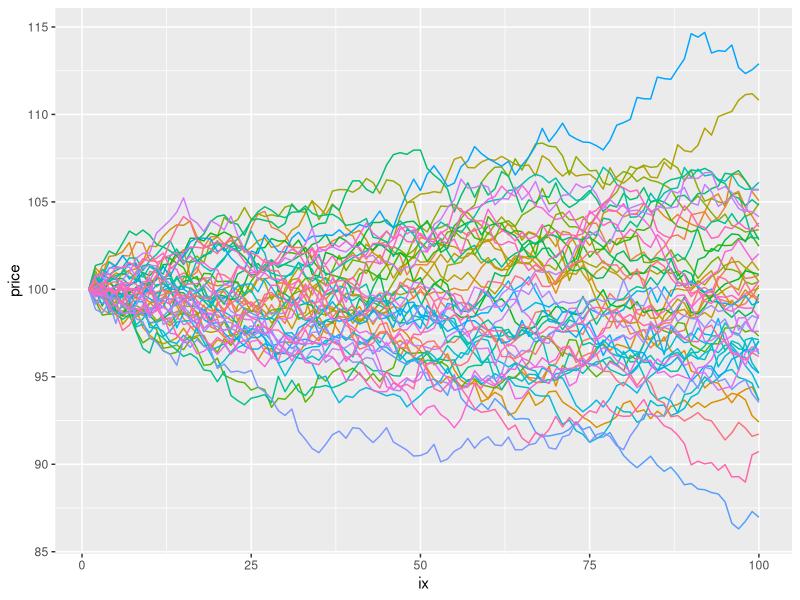
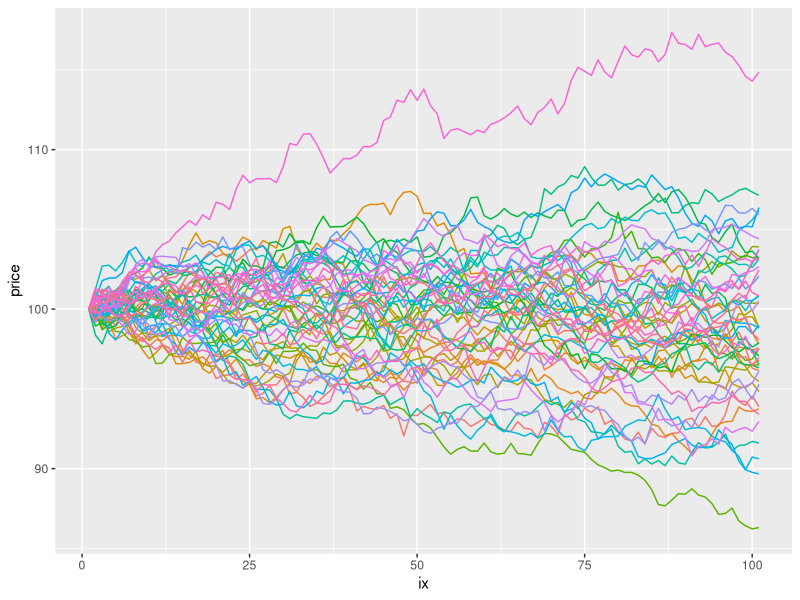
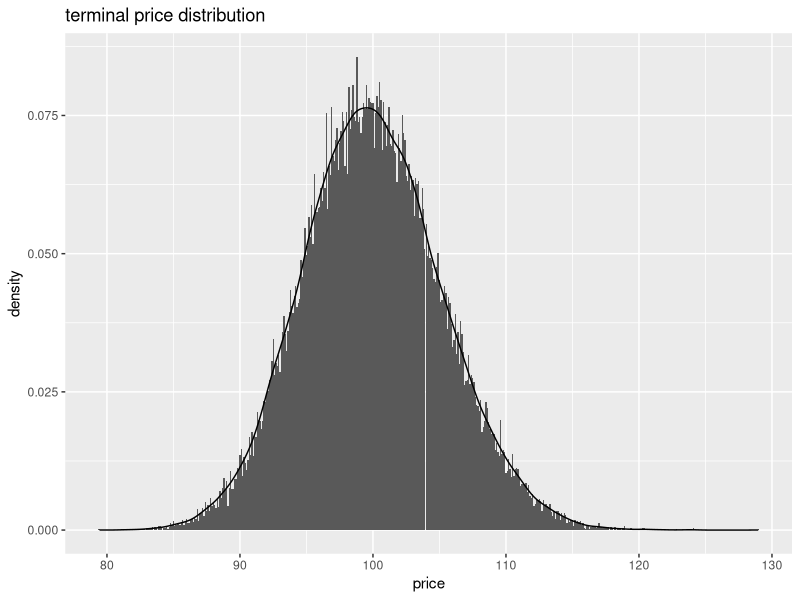
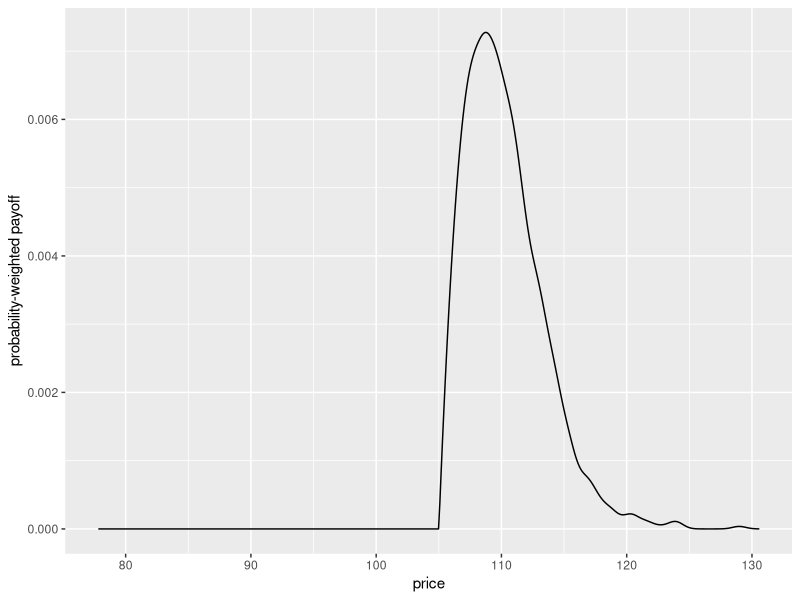

The R script that drew these images, in order:
## ---- chunk 1
knitr::opts_chunk$set(fig.width = 11, fig.height = 5, fig.align = 'center') 
## ---- chunk 2
gbm_loop <- function(nsim = 100, t = 25, mu = 0, sigma = 0.1, S0 = 100, dt = 1./365) {
  gbm <- matrix(ncol = nsim, nrow = t)
  for (simu in 1:nsim) {
    gbm[1, simu] <- S0
    for (day in 2:t) {
      epsilon <- rnorm(1)
      dt = 1 / 365
      gbm[day, simu] <- gbm[(day-1), simu] * exp((mu - sigma * sigma / 2) * dt + sigma * epsilon * sqrt(dt))
    }
  }
  
  return(gbm)
}
## ---- chunk 3
library(tidyverse)

nsim <- 50
t <- 100
mu <- 0
sigma <- 0.1
S0 <- 100

gbm <- gbm_loop(nsim, t, mu, sigma, S0)

gbm_df <- as.data.frame(gbm) %>%
  mutate(ix = 1:nrow(gbm)) %>%
  pivot_longer(-ix, names_to = 'sim', values_to = 'price')

gbm_df %>%
  ggplot(aes(x=ix, y=price, color=sim)) +
  geom_line() +
  theme(legend.position = 'none')
## ---- chunk 4
start <- Sys.time()
gbm <- gbm_loop(nsim = 50000, t, mu, sigma, S0)
Sys.time() - start

## ---- chunk 5
x <- c(1:10)
y <- c(10:1)

z <- numeric(length(x))
for(i in c(1:length(x))) {
  z[i] <- x[i] + y[i]
}

z
## ---- chunk 6
z <- x + y
z
## ---- chunk 7
gbm_vec <- function(nsim = 100, t = 25, mu = 0, sigma = 0.1, S0 = 100, dt = 1./365) {
  
  # matrix of random draws - one for each day for each simulation
  epsilon <- matrix(rnorm(t*nsim), ncol = nsim, nrow = t)  
  
  # get GBM and convert to price paths
  gbm <- exp((mu - sigma * sigma / 2) * dt + sigma * epsilon * sqrt(dt))
  gbm <- apply(rbind(rep(S0, nsim), gbm), 2, cumprod)
  
  return(gbm)
}
## ---- chunk 8
nsim <- 50
t <- 100
mu <- 0
sigma <- 0.1
S0 <- 100

gbm <- gbm_vec(nsim, t, mu, sigma, S0)

gbm_df <- as.data.frame(gbm) %>%
  mutate(ix = 1:nrow(gbm)) %>%
  pivot_longer(-ix, names_to = 'sim', values_to = 'price')

gbm_df %>%
  ggplot(aes(x=ix, y=price, color=sim)) +
  geom_line() +
  theme(legend.position = 'none')
## ---- chunk 9
start <- Sys.time()
gbm <- gbm_vec(nsim = 50000, t, mu, sigma, S0)
Sys.time() - start

## ---- chunk 10
data.frame(price = gbm[t, ]) %>%
  ggplot(aes(x = price)) +
  geom_histogram(aes(y = ..density..), binwidth = 0.1) +
    geom_density() + 
    ggtitle('terminal price distribution')
## ---- chunk 11
D <- gbm[t, ] %>%
    density()

strike = 105

profile <- tibble(
  price = D$x, 
  value = case_when(price <= strike ~ 0, TRUE ~ price - strike)
)
   
# dataframe of payoffs and probabilities 
prob_wieghted_payoff_profile <- profile %>%
    mutate(density = D$y/sum(D$y)) 
  
prob_wieghted_payoff_profile %>%
    ggplot(aes(x = price, y = value*density)) +
    geom_line() +
    xlab('price') +
    ylab('probability-weighted payoff')
## ---- chunk 12
expected_value <- prob_wieghted_payoff_profile %>%
  summarise(ev = sum(density * value))

expected_value
